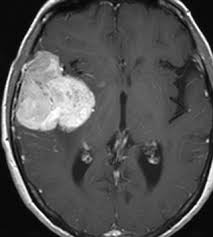
#> input picture Testing/meningioma_tumor/image(90).jpg, 213 x 237 px, found by its file name
$ jupyter execute --allow-errors preprocess.ipynb
#> lines starting #> are read from the running program, lines starting #| are printed output that depends on the picture
References:

For Data Augmentation

LA Tran, 13 August 2021, Data Augmentation Compilation with Python and OpenCV, Towards Data Science

https://towardsdatascience.com/data-augmentation-compilation-with-python-and-opencv-b76b1cd500e0

[cell 1]
import pandas as pd
import os
import random
from skimage import io
import numpy as np
import cv2
import matplotlib.pyplot as plt
import seaborn as sns
sns.set_theme(style = "dark",
        color_codes = True,
        font_scale = 1.5)

#> (a cell that did not finish here is left out)

#> (a cell that did not finish here is left out)

#> (a cell that did not finish here is left out)

[cell 5]
from ast import literal_eval
import re

#> (the rest of this cell did not finish here and is left out)

# Data Augmentation

- increase the sample to approximately 3000 instances per class
- color jitter/noise/filter

#> (a cell that did not finish here is left out)

[cell 7]
# gaussian noise
image = cv2.imread(r'D:\Users\dxlee\DX_degree\Y3S2\ODL\working-dir\brain-tumor\Testing\no_tumor\image(90).jpg')
#> image is the input picture: shape (237, 213, 3); min 0, max 255, mean 81
mean=0
st=0.7
gauss = np.random.normal(mean,st,image.shape)
gauss = gauss.astype('uint8')
image = cv2.add(image,gauss)
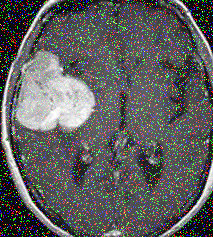
#> image: shape (237, 213, 3); mean B, G, R 94.3, 94.1, 94.3
cv2.imwrite("gaussian_noise.jpg", image)
#> Out = True

[cell 8]
# salt/pepper noise
image = cv2.imread(r'D:\Users\dxlee\DX_degree\Y3S2\ODL\working-dir\brain-tumor\Testing\no_tumor\image(90).jpg')
prob = 0.05
if len(image.shape) == 2:
    black = 0
    white = 255
else:
    colorspace = image.shape[2]
#> colorspace = 3
    if colorspace == 3:  # RGB
        black = np.array([0, 0, 0], dtype='uint8')
        white = np.array([255, 255, 255], dtype='uint8')
    else:  # RGBA
        black = np.array([0, 0, 0, 255], dtype='uint8')
        white = np.array([255, 255, 255, 255], dtype='uint8')
probs = np.random.random(image.shape[:2])
image[probs < (prob / 2)] = black
image[probs > 1 - (prob / 2)] = white
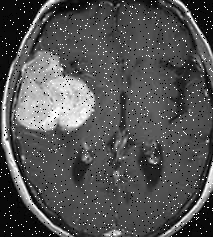
#> image: shape (237, 213, 3); min 0, max 255, mean 83.3
cv2.imwrite("salt_pepper_noise.jpg", image)
#> Out = True

[cell 9]
#mean blur
image = cv2.imread(r'D:\Users\dxlee\DX_degree\Y3S2\ODL\working-dir\brain-tumor\Testing\no_tumor\image(90).jpg')
fsize = 9
blur = cv2.blur(image,(fsize,fsize))
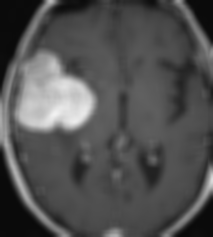
#> blur: shape (237, 213, 3); min 9, max 241, mean 81.1
cv2.imwrite("mean_blur.jpg", blur)
#> Out = True

[cell 10]
#gaussian blur
image = cv2.imread(r'D:\Users\dxlee\DX_degree\Y3S2\ODL\working-dir\brain-tumor\Testing\no_tumor\image(90).jpg')
fsize = 9
blur = cv2.GaussianBlur(image,(fsize,fsize),0)
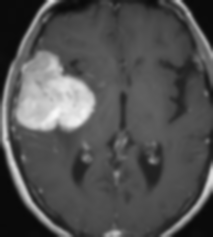
#> blur: shape (237, 213, 3); min 9, max 249, mean 81
cv2.imwrite("gaussian_blur.jpg", blur)
#> Out = True

[cell 11]
#median blur
image = cv2.imread(r'D:\Users\dxlee\DX_degree\Y3S2\ODL\working-dir\brain-tumor\Testing\no_tumor\image(90).jpg')
fsize = 9
blur = cv2.medianBlur(image,fsize)
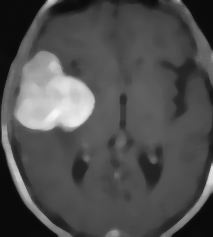
#> blur: shape (237, 213, 3); min 9, max 245, mean 79.5
cv2.imwrite("median_blur.jpg", blur)
#> Out = True

[cell 12]
# need to generate 400 more instances for the no-tumor class
# random filter (blur/gaussian/median blur)
# random noise (gaussian/salt_pepper)
# random colorjitter (brightness and saturation and contrast)

# [105 lines left out: functions colorjitter, noisy, filters, not called in this run]

# Image Preprocessing

- Convert BGR TO GRAY
- GaussianBlur
- Threshold
- Erode
- Dilate
- Find Contours

Filtering: remove gaussian noise, salt-and-pepper noise, speckle noise; by median/mean/gaussian filter
- Gaussian smoothing, median filtering, and wavelet denoising

Enhancement: adjust brightness/contrast
- histogram equalization, adaptive histogram equalization, and contrast stretching

Restoration: deconvolution/denoising

Image resizing
- smaller/bigger/alter ratio
- nearest neighbor interpolation, bilinear interpolation, and bicubic interpolation

Colour correction
- gray world assumption, white balance, and color transfer

Segmentation
- thresholding, edge detection, and region growing

[cell 13]
# Convert BGR TO GRAY: reduce dimension
# GaussianBlur: reduce noise
# contrast: equalizeHist () method enhances the contrast of images.
# Threshold: only become white if the color intensity exceed the threshold, otherwise black

# Erode: remove border of foreground object, reduce image features (can be iteratively)
# Dilate: increase object area, emphasise features

# Uses of Erosion and Dilation:

# Erosion:
# It is useful for removing small white noises.
# Used to detach two connected objects etc.
# Dilation:
# In cases like noise removal, erosion is followed by dilation. Because, erosion removes white noises, but it also shrinks our object. So we dilate it. Since noise is gone, they won’t come back, but our object area increases.
# It is also useful in joining broken parts of an object.

# Find Contours, to perform cropping

# image resize for to 256/512?

# normalise to 0-1

[cell 14]
import numpy as np
import cv2

# im = cv2.imread(r'D:\Users\dxlee\DX_degree\Y3S2\ODL\working-dir\brain-tumor\Testing\glioma_tumor\image.jpg')
im = cv2.imread(r'Testing\glioma_tumor\image.jpg')
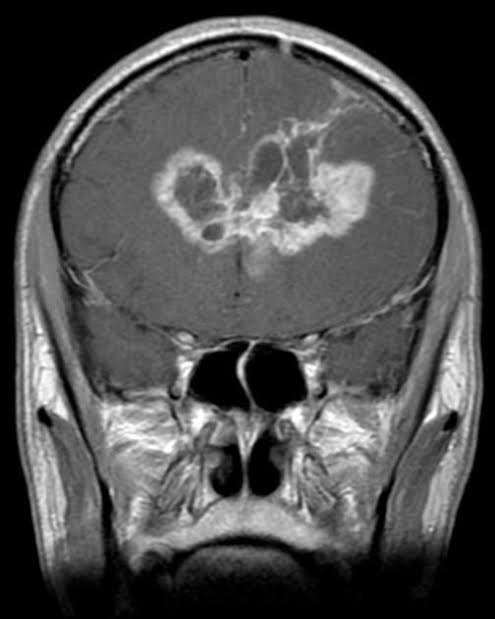
#> input picture Testing/glioma_tumor/image.jpg, 495 x 619 px, found by its file name
#> im is the input picture: shape (619, 495, 3); min 0, max 255, mean 78.6

# To Grayscale
im = cv2.cvtColor(im, cv2.COLOR_BGR2GRAY)
#> im: shape (619, 495)

print(np.shape(im))
#| (619, 495)
data = np.asarray(im)
# [5 lines of commented-out code are left out]

cv2.imwrite("grayscale.jpg", im)
#> Out = True
